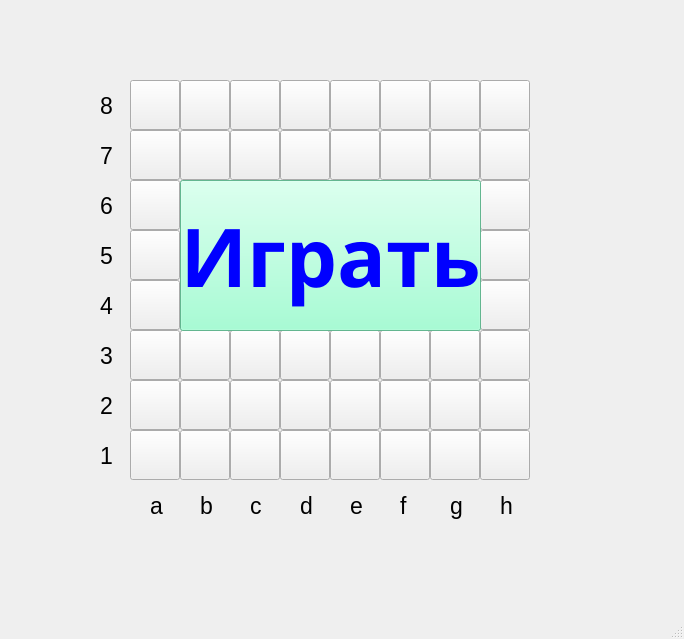
<?xml version="1.0" encoding="UTF-8"?>
<ui version="4.0">
 <class>View</class>
 <widget class="QMainWindow" name="View">
  <property name="geometry">
   <rect>
    <x>0</x>
    <y>0</y>
    <width>684</width>
    <height>639</height>
   </rect>
  </property>
  <property name="windowTitle">
   <string>MainWindow</string>
  </property>
  <property name="styleSheet">
   <string notr="true"/>
  </property>
  <widget class="QWidget" name="centralWidget">
   <widget class="QPushButton" name="cell_a_1">
    <property name="geometry">
     <rect>
      <x>130</x>
      <y>430</y>
      <width>50</width>
      <height>50</height>
     </rect>
    </property>
    <property name="autoFillBackground">
     <bool>false</bool>
    </property>
    <property name="text">
     <string/>
    </property>
   </widget>
   <widget class="QPushButton" name="cell_a_2">
    <property name="geometry">
     <rect>
      <x>130</x>
      <y>380</y>
      <width>50</width>
      <height>50</height>
     </rect>
    </property>
    <property name="text">
     <string/>
    </property>
   </widget>
   <widget class="QPushButton" name="cell_a_3">
    <property name="geometry">
     <rect>
      <x>130</x>
      <y>330</y>
      <width>50</width>
      <height>50</height>
     </rect>
    </property>
    <property name="text">
     <string/>
    </property>
   </widget>
   <widget class="QPushButton" name="cell_a_4">
    <property name="geometry">
     <rect>
      <x>130</x>
      <y>280</y>
      <width>50</width>
      <height>50</height>
     </rect>
    </property>
    <property name="text">
     <string/>
    </property>
   </widget>
   <widget class="QPushButton" name="cell_a_5">
    <property name="geometry">
     <rect>
      <x>130</x>
      <y>230</y>
      <width>50</width>
      <height>50</height>
     </rect>
    </property>
    <property name="text">
     <string/>
    </property>
   </widget>
   <widget class="QPushButton" name="cell_a_6">
    <property name="geometry">
     <rect>
      <x>130</x>
      <y>180</y>
      <width>50</width>
      <height>50</height>
     </rect>
    </property>
    <property name="text">
     <string/>
    </property>
   </widget>
   <widget class="QPushButton" name="cell_a_7">
    <property name="geometry">
     <rect>
      <x>130</x>
      <y>130</y>
      <width>50</width>
      <height>50</height>
     </rect>
    </property>
    <property name="text">
     <string/>
    </property>
   </widget>
   <widget class="QPushButton" name="cell_a_8">
    <property name="geometry">
     <rect>
      <x>130</x>
      <y>80</y>
      <width>50</width>
      <height>50</height>
     </rect>
    </property>
    <property name="text">
     <string/>
    </property>
   </widget>
   <widget class="QPushButton" name="cell_b_1">
    <property name="geometry">
     <rect>
      <x>180</x>
      <y>430</y>
      <width>50</width>
      <height>50</height>
     </rect>
    </property>
    <property name="text">
     <string/>
    </property>
   </widget>
   <widget class="QPushButton" name="cell_b_2">
    <property name="geometry">
     <rect>
      <x>180</x>
      <y>380</y>
      <width>50</width>
      <height>50</height>
     </rect>
    </property>
    <property name="text">
     <string/>
    </property>
   </widget>
   <widget class="QPushButton" name="cell_b_3">
    <property name="geometry">
     <rect>
      <x>180</x>
      <y>330</y>
      <width>50</width>
      <height>50</height>
     </rect>
    </property>
    <property name="text">
     <string/>
    </property>
   </widget>
   <widget class="QPushButton" name="cell_b_4">
    <property name="geometry">
     <rect>
      <x>180</x>
      <y>280</y>
      <width>50</width>
      <height>50</height>
     </rect>
    </property>
    <property name="text">
     <string/>
    </property>
   </widget>
   <widget class="QPushButton" name="cell_b_5">
    <property name="geometry">
     <rect>
      <x>180</x>
      <y>230</y>
      <width>50</width>
      <height>50</height>
     </rect>
    </property>
    <property name="text">
     <string/>
    </property>
   </widget>
   <widget class="QPushButton" name="cell_b_6">
    <property name="geometry">
     <rect>
      <x>180</x>
      <y>180</y>
      <width>50</width>
      <height>50</height>
     </rect>
    </property>
    <property name="text">
     <string/>
    </property>
   </widget>
   <widget class="QPushButton" name="cell_b_7">
    <property name="geometry">
     <rect>
      <x>180</x>
      <y>130</y>
      <width>50</width>
      <height>50</height>
     </rect>
    </property>
    <property name="text">
     <string/>
    </property>
   </widget>
   <widget class="QPushButton" name="cell_b_8">
    <property name="geometry">
     <rect>
      <x>180</x>
      <y>80</y>
      <width>50</width>
      <height>50</height>
     </rect>
    </property>
    <property name="text">
     <string/>
    </property>
   </widget>
   <widget class="QPushButton" name="cell_c_1">
    <property name="geometry">
     <rect>
      <x>230</x>
      <y>430</y>
      <width>50</width>
      <height>50</height>
     </rect>
    </property>
    <property name="text">
     <string/>
    </property>
   </widget>
   <widget class="QPushButton" name="cell_d_1">
    <property name="geometry">
     <rect>
      <x>280</x>
      <y>430</y>
      <width>50</width>
      <height>50</height>
     </rect>
    </property>
    <property name="text">
     <string/>
    </property>
   </widget>
   <widget class="QPushButton" name="cell_e_1">
    <property name="geometry">
     <rect>
      <x>330</x>
      <y>430</y>
      <width>50</width>
      <height>50</height>
     </rect>
    </property>
    <property name="font">
     <font>
      <weight>50</weight>
      <bold>false</bold>
     </font>
    </property>
    <property name="text">
     <string/>
    </property>
   </widget>
   <widget class="QPushButton" name="cell_f_1">
    <property name="geometry">
     <rect>
      <x>380</x>
      <y>430</y>
      <width>50</width>
      <height>50</height>
     </rect>
    </property>
    <property name="text">
     <string/>
    </property>
   </widget>
   <widget class="QPushButton" name="cell_g_1">
    <property name="geometry">
     <rect>
      <x>430</x>
      <y>430</y>
      <width>50</width>
      <height>50</height>
     </rect>
    </property>
    <property name="text">
     <string/>
    </property>
   </widget>
   <widget class="QPushButton" name="cell_h_1">
    <property name="geometry">
     <rect>
      <x>480</x>
      <y>430</y>
      <width>50</width>
      <height>50</height>
     </rect>
    </property>
    <property name="text">
     <string/>
    </property>
   </widget>
   <widget class="QPushButton" name="cell_h_2">
    <property name="geometry">
     <rect>
      <x>480</x>
      <y>380</y>
      <width>50</width>
      <height>50</height>
     </rect>
    </property>
    <property name="text">
     <string/>
    </property>
   </widget>
   <widget class="QPushButton" name="cell_c_2">
    <property name="geometry">
     <rect>
      <x>230</x>
      <y>380</y>
      <width>50</width>
      <height>50</height>
     </rect>
    </property>
    <property name="text">
     <string/>
    </property>
   </widget>
   <widget class="QPushButton" name="cell_e_2">
    <property name="geometry">
     <rect>
      <x>330</x>
      <y>380</y>
      <width>50</width>
      <height>50</height>
     </rect>
    </property>
    <property name="text">
     <string/>
    </property>
   </widget>
   <widget class="QPushButton" name="cell_g_2">
    <property name="geometry">
     <rect>
      <x>430</x>
      <y>380</y>
      <width>50</width>
      <height>50</height>
     </rect>
    </property>
    <property name="text">
     <string/>
    </property>
   </widget>
   <widget class="QPushButton" name="cell_d_2">
    <property name="geometry">
     <rect>
      <x>280</x>
      <y>380</y>
      <width>50</width>
      <height>50</height>
     </rect>
    </property>
    <property name="text">
     <string/>
    </property>
   </widget>
   <widget class="QPushButton" name="cell_f_2">
    <property name="geometry">
     <rect>
      <x>380</x>
      <y>380</y>
      <width>50</width>
      <height>50</height>
     </rect>
    </property>
    <property name="text">
     <string/>
    </property>
   </widget>
   <widget class="QPushButton" name="cell_f_3">
    <property name="geometry">
     <rect>
      <x>380</x>
      <y>330</y>
      <width>50</width>
      <height>50</height>
     </rect>
    </property>
    <property name="text">
     <string/>
    </property>
   </widget>
   <widget class="QPushButton" name="cell_e_3">
    <property name="geometry">
     <rect>
      <x>330</x>
      <y>330</y>
      <width>50</width>
      <height>50</height>
     </rect>
    </property>
    <property name="text">
     <string/>
    </property>
   </widget>
   <widget class="QPushButton" name="cell_d_3">
    <property name="geometry">
     <rect>
      <x>280</x>
      <y>330</y>
      <width>50</width>
      <height>50</height>
     </rect>
    </property>
    <property name="text">
     <string/>
    </property>
   </widget>
   <widget class="QPushButton" name="cell_h_3">
    <property name="geometry">
     <rect>
      <x>480</x>
      <y>330</y>
      <width>50</width>
      <height>50</height>
     </rect>
    </property>
    <property name="text">
     <string/>
    </property>
   </widget>
   <widget class="QPushButton" name="cell_g_3">
    <property name="geometry">
     <rect>
      <x>430</x>
      <y>330</y>
      <width>50</width>
      <height>50</height>
     </rect>
    </property>
    <property name="text">
     <string/>
    </property>
   </widget>
   <widget class="QPushButton" name="cell_c_3">
    <property name="geometry">
     <rect>
      <x>230</x>
      <y>330</y>
      <width>50</width>
      <height>50</height>
     </rect>
    </property>
    <property name="text">
     <string/>
    </property>
   </widget>
   <widget class="QPushButton" name="cell_c_4">
    <property name="geometry">
     <rect>
      <x>230</x>
      <y>280</y>
      <width>50</width>
      <height>50</height>
     </rect>
    </property>
    <property name="text">
     <string/>
    </property>
   </widget>
   <widget class="QPushButton" name="cell_d_4">
    <property name="geometry">
     <rect>
      <x>280</x>
      <y>280</y>
      <width>50</width>
      <height>50</height>
     </rect>
    </property>
    <property name="text">
     <string/>
    </property>
   </widget>
   <widget class="QPushButton" name="cell_e_4">
    <property name="geometry">
     <rect>
      <x>330</x>
      <y>280</y>
      <width>50</width>
      <height>50</height>
     </rect>
    </property>
    <property name="text">
     <string/>
    </property>
   </widget>
   <widget class="QPushButton" name="cell_h_4">
    <property name="geometry">
     <rect>
      <x>480</x>
      <y>280</y>
      <width>50</width>
      <height>50</height>
     </rect>
    </property>
    <property name="text">
     <string/>
    </property>
   </widget>
   <widget class="QPushButton" name="cell_g_4">
    <property name="geometry">
     <rect>
      <x>430</x>
      <y>280</y>
      <width>50</width>
      <height>50</height>
     </rect>
    </property>
    <property name="text">
     <string/>
    </property>
   </widget>
   <widget class="QPushButton" name="cell_f_4">
    <property name="geometry">
     <rect>
      <x>380</x>
      <y>280</y>
      <width>50</width>
      <height>50</height>
     </rect>
    </property>
    <property name="text">
     <string/>
    </property>
   </widget>
   <widget class="QPushButton" name="cell_f_5">
    <property name="geometry">
     <rect>
      <x>380</x>
      <y>230</y>
      <width>50</width>
      <height>50</height>
     </rect>
    </property>
    <property name="text">
     <string/>
    </property>
   </widget>
   <widget class="QPushButton" name="cell_d_5">
    <property name="geometry">
     <rect>
      <x>280</x>
      <y>230</y>
      <width>50</width>
      <height>50</height>
     </rect>
    </property>
    <property name="text">
     <string/>
    </property>
   </widget>
   <widget class="QPushButton" name="cell_c_5">
    <property name="geometry">
     <rect>
      <x>230</x>
      <y>230</y>
      <width>50</width>
      <height>50</height>
     </rect>
    </property>
    <property name="text">
     <string/>
    </property>
   </widget>
   <widget class="QPushButton" name="cell_h_5">
    <property name="geometry">
     <rect>
      <x>480</x>
      <y>230</y>
      <width>50</width>
      <height>50</height>
     </rect>
    </property>
    <property name="text">
     <string/>
    </property>
   </widget>
   <widget class="QPushButton" name="cell_e_5">
    <property name="geometry">
     <rect>
      <x>330</x>
      <y>230</y>
      <width>50</width>
      <height>50</height>
     </rect>
    </property>
    <property name="text">
     <string/>
    </property>
   </widget>
   <widget class="QPushButton" name="cell_g_5">
    <property name="geometry">
     <rect>
      <x>430</x>
      <y>230</y>
      <width>50</width>
      <height>50</height>
     </rect>
    </property>
    <property name="text">
     <string/>
    </property>
   </widget>
   <widget class="QPushButton" name="cell_g_6">
    <property name="geometry">
     <rect>
      <x>430</x>
      <y>180</y>
      <width>50</width>
      <height>50</height>
     </rect>
    </property>
    <property name="text">
     <string/>
    </property>
   </widget>
   <widget class="QPushButton" name="cell_e_6">
    <property name="geometry">
     <rect>
      <x>330</x>
      <y>180</y>
      <width>50</width>
      <height>50</height>
     </rect>
    </property>
    <property name="text">
     <string/>
    </property>
   </widget>
   <widget class="QPushButton" name="cell_d_6">
    <property name="geometry">
     <rect>
      <x>280</x>
      <y>180</y>
      <width>50</width>
      <height>50</height>
     </rect>
    </property>
    <property name="text">
     <string/>
    </property>
   </widget>
   <widget class="QPushButton" name="cell_c_6">
    <property name="geometry">
     <rect>
      <x>230</x>
      <y>180</y>
      <width>50</width>
      <height>50</height>
     </rect>
    </property>
    <property name="text">
     <string/>
    </property>
   </widget>
   <widget class="QPushButton" name="cell_h_6">
    <property name="geometry">
     <rect>
      <x>480</x>
      <y>180</y>
      <width>50</width>
      <height>50</height>
     </rect>
    </property>
    <property name="text">
     <string/>
    </property>
   </widget>
   <widget class="QPushButton" name="cell_f_6">
    <property name="geometry">
     <rect>
      <x>380</x>
      <y>180</y>
      <width>50</width>
      <height>50</height>
     </rect>
    </property>
    <property name="text">
     <string/>
    </property>
   </widget>
   <widget class="QPushButton" name="cell_f_7">
    <property name="geometry">
     <rect>
      <x>380</x>
      <y>130</y>
      <width>50</width>
      <height>50</height>
     </rect>
    </property>
    <property name="text">
     <string/>
    </property>
   </widget>
   <widget class="QPushButton" name="cell_c_7">
    <property name="geometry">
     <rect>
      <x>230</x>
      <y>130</y>
      <width>50</width>
      <height>50</height>
     </rect>
    </property>
    <property name="text">
     <string/>
    </property>
   </widget>
   <widget class="QPushButton" name="cell_d_7">
    <property name="geometry">
     <rect>
      <x>280</x>
      <y>130</y>
      <width>50</width>
      <height>50</height>
     </rect>
    </property>
    <property name="text">
     <string/>
    </property>
   </widget>
   <widget class="QPushButton" name="cell_g_7">
    <property name="geometry">
     <rect>
      <x>430</x>
      <y>130</y>
      <width>50</width>
      <height>50</height>
     </rect>
    </property>
    <property name="text">
     <string/>
    </property>
   </widget>
   <widget class="QPushButton" name="cell_h_7">
    <property name="geometry">
     <rect>
      <x>480</x>
      <y>130</y>
      <width>50</width>
      <height>50</height>
     </rect>
    </property>
    <property name="text">
     <string/>
    </property>
   </widget>
   <widget class="QPushButton" name="cell_e_7">
    <property name="geometry">
     <rect>
      <x>330</x>
      <y>130</y>
      <width>50</width>
      <height>50</height>
     </rect>
    </property>
    <property name="text">
     <string/>
    </property>
   </widget>
   <widget class="QPushButton" name="cell_e_8">
    <property name="geometry">
     <rect>
      <x>330</x>
      <y>80</y>
      <width>50</width>
      <height>50</height>
     </rect>
    </property>
    <property name="text">
     <string/>
    </property>
   </widget>
   <widget class="QPushButton" name="cell_f_8">
    <property name="geometry">
     <rect>
      <x>380</x>
      <y>80</y>
      <width>50</width>
      <height>50</height>
     </rect>
    </property>
    <property name="text">
     <string/>
    </property>
   </widget>
   <widget class="QPushButton" name="cell_c_8">
    <property name="geometry">
     <rect>
      <x>230</x>
      <y>80</y>
      <width>50</width>
      <height>50</height>
     </rect>
    </property>
    <property name="text">
     <string/>
    </property>
   </widget>
   <widget class="QPushButton" name="cell_g_8">
    <property name="geometry">
     <rect>
      <x>430</x>
      <y>80</y>
      <width>50</width>
      <height>50</height>
     </rect>
    </property>
    <property name="text">
     <string/>
    </property>
   </widget>
   <widget class="QPushButton" name="cell_h_8">
    <property name="geometry">
     <rect>
      <x>480</x>
      <y>80</y>
      <width>50</width>
      <height>50</height>
     </rect>
    </property>
    <property name="text">
     <string/>
    </property>
   </widget>
   <widget class="QPushButton" name="cell_d_8">
    <property name="geometry">
     <rect>
      <x>280</x>
      <y>80</y>
      <width>50</width>
      <height>50</height>
     </rect>
    </property>
    <property name="text">
     <string/>
    </property>
   </widget>
   <widget class="QLabel" name="n_1">
    <property name="geometry">
     <rect>
      <x>100</x>
      <y>440</y>
      <width>20</width>
      <height>31</height>
     </rect>
    </property>
    <property name="font">
     <font>
      <pointsize>17</pointsize>
     </font>
    </property>
    <property name="text">
     <string>1</string>
    </property>
   </widget>
   <widget class="QLabel" name="n_2">
    <property name="geometry">
     <rect>
      <x>100</x>
      <y>390</y>
      <width>20</width>
      <height>31</height>
     </rect>
    </property>
    <property name="font">
     <font>
      <pointsize>17</pointsize>
     </font>
    </property>
    <property name="text">
     <string>2</string>
    </property>
   </widget>
   <widget class="QLabel" name="n_3">
    <property name="geometry">
     <rect>
      <x>100</x>
      <y>340</y>
      <width>20</width>
      <height>31</height>
     </rect>
    </property>
    <property name="font">
     <font>
      <pointsize>17</pointsize>
     </font>
    </property>
    <property name="text">
     <string>3</string>
    </property>
   </widget>
   <widget class="QLabel" name="n_4">
    <property name="geometry">
     <rect>
      <x>100</x>
      <y>290</y>
      <width>20</width>
      <height>31</height>
     </rect>
    </property>
    <property name="font">
     <font>
      <pointsize>17</pointsize>
     </font>
    </property>
    <property name="text">
     <string>4</string>
    </property>
   </widget>
   <widget class="QLabel" name="n_5">
    <property name="geometry">
     <rect>
      <x>100</x>
      <y>240</y>
      <width>20</width>
      <height>31</height>
     </rect>
    </property>
    <property name="font">
     <font>
      <pointsize>17</pointsize>
     </font>
    </property>
    <property name="text">
     <string>5</string>
    </property>
   </widget>
   <widget class="QLabel" name="n_6">
    <property name="geometry">
     <rect>
      <x>100</x>
      <y>190</y>
      <width>20</width>
      <height>31</height>
     </rect>
    </property>
    <property name="font">
     <font>
      <pointsize>17</pointsize>
     </font>
    </property>
    <property name="text">
     <string>6</string>
    </property>
   </widget>
   <widget class="QLabel" name="n_7">
    <property name="geometry">
     <rect>
      <x>100</x>
      <y>140</y>
      <width>20</width>
      <height>31</height>
     </rect>
    </property>
    <property name="font">
     <font>
      <pointsize>17</pointsize>
     </font>
    </property>
    <property name="text">
     <string>7</string>
    </property>
   </widget>
   <widget class="QLabel" name="n_8">
    <property name="geometry">
     <rect>
      <x>100</x>
      <y>90</y>
      <width>20</width>
      <height>31</height>
     </rect>
    </property>
    <property name="font">
     <font>
      <pointsize>17</pointsize>
     </font>
    </property>
    <property name="text">
     <string>8</string>
    </property>
   </widget>
   <widget class="QLabel" name="l_1">
    <property name="geometry">
     <rect>
      <x>150</x>
      <y>490</y>
      <width>20</width>
      <height>31</height>
     </rect>
    </property>
    <property name="font">
     <font>
      <pointsize>17</pointsize>
     </font>
    </property>
    <property name="text">
     <string>a</string>
    </property>
   </widget>
   <widget class="QLabel" name="l_2">
    <property name="geometry">
     <rect>
      <x>200</x>
      <y>490</y>
      <width>20</width>
      <height>31</height>
     </rect>
    </property>
    <property name="font">
     <font>
      <pointsize>17</pointsize>
     </font>
    </property>
    <property name="text">
     <string>b</string>
    </property>
   </widget>
   <widget class="QLabel" name="l_3">
    <property name="geometry">
     <rect>
      <x>250</x>
      <y>490</y>
      <width>20</width>
      <height>31</height>
     </rect>
    </property>
    <property name="font">
     <font>
      <pointsize>17</pointsize>
     </font>
    </property>
    <property name="text">
     <string>c</string>
    </property>
   </widget>
   <widget class="QLabel" name="l_4">
    <property name="geometry">
     <rect>
      <x>300</x>
      <y>490</y>
      <width>20</width>
      <height>31</height>
     </rect>
    </property>
    <property name="font">
     <font>
      <pointsize>17</pointsize>
     </font>
    </property>
    <property name="text">
     <string>d</string>
    </property>
   </widget>
   <widget class="QLabel" name="l_5">
    <property name="geometry">
     <rect>
      <x>350</x>
      <y>490</y>
      <width>20</width>
      <height>31</height>
     </rect>
    </property>
    <property name="font">
     <font>
      <pointsize>17</pointsize>
     </font>
    </property>
    <property name="text">
     <string>e</string>
    </property>
   </widget>
   <widget class="QLabel" name="l_6">
    <property name="geometry">
     <rect>
      <x>400</x>
      <y>490</y>
      <width>20</width>
      <height>31</height>
     </rect>
    </property>
    <property name="font">
     <font>
      <pointsize>17</pointsize>
     </font>
    </property>
    <property name="text">
     <string>f</string>
    </property>
   </widget>
   <widget class="QLabel" name="l_7">
    <property name="geometry">
     <rect>
      <x>450</x>
      <y>490</y>
      <width>20</width>
      <height>31</height>
     </rect>
    </property>
    <property name="font">
     <font>
      <pointsize>17</pointsize>
     </font>
    </property>
    <property name="text">
     <string>g</string>
    </property>
   </widget>
   <widget class="QLabel" name="l_8">
    <property name="geometry">
     <rect>
      <x>500</x>
      <y>490</y>
      <width>20</width>
      <height>31</height>
     </rect>
    </property>
    <property name="font">
     <font>
      <pointsize>17</pointsize>
     </font>
    </property>
    <property name="text">
     <string>h</string>
    </property>
   </widget>
   <widget class="QPushButton" name="play">
    <property name="geometry">
     <rect>
      <x>180</x>
      <y>180</y>
      <width>301</width>
      <height>151</height>
     </rect>
    </property>
    <property name="palette">
     <palette>
      <active>
       <colorrole role="WindowText">
        <brush brushstyle="SolidPattern">
         <color alpha="255">
          <red>0</red>
          <green>0</green>
          <blue>255</blue>
         </color>
        </brush>
       </colorrole>
       <colorrole role="Button">
        <brush brushstyle="SolidPattern">
         <color alpha="255">
          <red>139</red>
          <green>255</green>
          <blue>201</blue>
         </color>
        </brush>
       </colorrole>
       <colorrole role="Light">
        <brush brushstyle="SolidPattern">
         <color alpha="255">
          <red>255</red>
          <green>255</green>
          <blue>255</blue>
         </color>
        </brush>
       </colorrole>
       <colorrole role="Midlight">
        <brush brushstyle="SolidPattern">
         <color alpha="255">
          <red>212</red>
          <green>212</green>
          <blue>255</blue>
         </color>
        </brush>
       </colorrole>
       <colorrole role="Dark">
        <brush brushstyle="SolidPattern">
         <color alpha="255">
          <red>85</red>
          <green>85</green>
          <blue>127</blue>
         </color>
        </brush>
       </colorrole>
       <colorrole role="Mid">
        <brush brushstyle="SolidPattern">
         <color alpha="255">
          <red>113</red>
          <green>113</green>
          <blue>170</blue>
         </color>
        </brush>
       </colorrole>
       <colorrole role="Text">
        <brush brushstyle="SolidPattern">
         <color alpha="255">
          <red>0</red>
          <green>0</green>
          <blue>255</blue>
         </color>
        </brush>
       </colorrole>
       <colorrole role="BrightText">
        <brush brushstyle="SolidPattern">
         <color alpha="255">
          <red>255</red>
          <green>255</green>
          <blue>255</blue>
         </color>
        </brush>
       </colorrole>
       <colorrole role="ButtonText">
        <brush brushstyle="SolidPattern">
         <color alpha="255">
          <red>0</red>
          <green>0</green>
          <blue>255</blue>
         </color>
        </brush>
       </colorrole>
       <colorrole role="Base">
        <brush brushstyle="SolidPattern">
         <color alpha="255">
          <red>139</red>
          <green>255</green>
          <blue>201</blue>
         </color>
        </brush>
       </colorrole>
       <colorrole role="Window">
        <brush brushstyle="SolidPattern">
         <color alpha="255">
          <red>139</red>
          <green>255</green>
          <blue>201</blue>
         </color>
        </brush>
       </colorrole>
       <colorrole role="Shadow">
        <brush brushstyle="SolidPattern">
         <color alpha="255">
          <red>0</red>
          <green>0</green>
          <blue>0</blue>
         </color>
        </brush>
       </colorrole>
       <colorrole role="AlternateBase">
        <brush brushstyle="SolidPattern">
         <color alpha="255">
          <red>212</red>
          <green>212</green>
          <blue>255</blue>
         </color>
        </brush>
       </colorrole>
       <colorrole role="ToolTipBase">
        <brush brushstyle="SolidPattern">
         <color alpha="255">
          <red>255</red>
          <green>255</green>
          <blue>220</blue>
         </color>
        </brush>
       </colorrole>
       <colorrole role="ToolTipText">
        <brush brushstyle="SolidPattern">
         <color alpha="255">
          <red>0</red>
          <green>0</green>
          <blue>0</blue>
         </color>
        </brush>
       </colorrole>
      </active>
      <inactive>
       <colorrole role="WindowText">
        <brush brushstyle="SolidPattern">
         <color alpha="255">
          <red>0</red>
          <green>0</green>
          <blue>255</blue>
         </color>
        </brush>
       </colorrole>
       <colorrole role="Button">
        <brush brushstyle="SolidPattern">
         <color alpha="255">
          <red>139</red>
          <green>255</green>
          <blue>201</blue>
         </color>
        </brush>
       </colorrole>
       <colorrole role="Light">
        <brush brushstyle="SolidPattern">
         <color alpha="255">
          <red>255</red>
          <green>255</green>
          <blue>255</blue>
         </color>
        </brush>
       </colorrole>
       <colorrole role="Midlight">
        <brush brushstyle="SolidPattern">
         <color alpha="255">
          <red>212</red>
          <green>212</green>
          <blue>255</blue>
         </color>
        </brush>
       </colorrole>
       <colorrole role="Dark">
        <brush brushstyle="SolidPattern">
         <color alpha="255">
          <red>85</red>
          <green>85</green>
          <blue>127</blue>
         </color>
        </brush>
       </colorrole>
       <colorrole role="Mid">
        <brush brushstyle="SolidPattern">
         <color alpha="255">
          <red>113</red>
          <green>113</green>
          <blue>170</blue>
         </color>
        </brush>
       </colorrole>
       <colorrole role="Text">
        <brush brushstyle="SolidPattern">
         <color alpha="255">
          <red>0</red>
          <green>0</green>
          <blue>255</blue>
         </color>
        </brush>
       </colorrole>
       <colorrole role="BrightText">
        <brush brushstyle="SolidPattern">
         <color alpha="255">
          <red>255</red>
          <green>255</green>
          <blue>255</blue>
         </color>
        </brush>
       </colorrole>
       <colorrole role="ButtonText">
        <brush brushstyle="SolidPattern">
         <color alpha="255">
          <red>0</red>
          <green>0</green>
          <blue>255</blue>
         </color>
        </brush>
       </colorrole>
       <colorrole role="Base">
        <brush brushstyle="SolidPattern">
         <color alpha="255">
          <red>139</red>
          <green>255</green>
          <blue>201</blue>
         </color>
        </brush>
       </colorrole>
       <colorrole role="Window">
        <brush brushstyle="SolidPattern">
         <color alpha="255">
          <red>139</red>
          <green>255</green>
          <blue>201</blue>
         </color>
        </brush>
       </colorrole>
       <colorrole role="Shadow">
        <brush brushstyle="SolidPattern">
         <color alpha="255">
          <red>0</red>
          <green>0</green>
          <blue>0</blue>
         </color>
        </brush>
       </colorrole>
       <colorrole role="AlternateBase">
        <brush brushstyle="SolidPattern">
         <color alpha="255">
          <red>212</red>
          <green>212</green>
          <blue>255</blue>
         </color>
        </brush>
       </colorrole>
       <colorrole role="ToolTipBase">
        <brush brushstyle="SolidPattern">
         <color alpha="255">
          <red>255</red>
          <green>255</green>
          <blue>220</blue>
         </color>
        </brush>
       </colorrole>
       <colorrole role="ToolTipText">
        <brush brushstyle="SolidPattern">
         <color alpha="255">
          <red>0</red>
          <green>0</green>
          <blue>0</blue>
         </color>
        </brush>
       </colorrole>
      </inactive>
      <disabled>
       <colorrole role="WindowText">
        <brush brushstyle="SolidPattern">
         <color alpha="255">
          <red>0</red>
          <green>0</green>
          <blue>255</blue>
         </color>
        </brush>
       </colorrole>
       <colorrole role="Button">
        <brush brushstyle="SolidPattern">
         <color alpha="255">
          <red>139</red>
          <green>255</green>
          <blue>201</blue>
         </color>
        </brush>
       </colorrole>
       <colorrole role="Light">
        <brush brushstyle="SolidPattern">
         <color alpha="255">
          <red>255</red>
          <green>255</green>
          <blue>255</blue>
         </color>
        </brush>
       </colorrole>
       <colorrole role="Midlight">
        <brush brushstyle="SolidPattern">
         <color alpha="255">
          <red>212</red>
          <green>212</green>
          <blue>255</blue>
         </color>
        </brush>
       </colorrole>
       <colorrole role="Dark">
        <brush brushstyle="SolidPattern">
         <color alpha="255">
          <red>85</red>
          <green>85</green>
          <blue>127</blue>
         </color>
        </brush>
       </colorrole>
       <colorrole role="Mid">
        <brush brushstyle="SolidPattern">
         <color alpha="255">
          <red>113</red>
          <green>113</green>
          <blue>170</blue>
         </color>
        </brush>
       </colorrole>
       <colorrole role="Text">
        <brush brushstyle="SolidPattern">
         <color alpha="255">
          <red>0</red>
          <green>0</green>
          <blue>255</blue>
         </color>
        </brush>
       </colorrole>
       <colorrole role="BrightText">
        <brush brushstyle="SolidPattern">
         <color alpha="255">
          <red>255</red>
          <green>255</green>
          <blue>255</blue>
         </color>
        </brush>
       </colorrole>
       <colorrole role="ButtonText">
        <brush brushstyle="SolidPattern">
         <color alpha="255">
          <red>0</red>
          <green>0</green>
          <blue>255</blue>
         </color>
        </brush>
       </colorrole>
       <colorrole role="Base">
        <brush brushstyle="SolidPattern">
         <color alpha="255">
          <red>139</red>
          <green>255</green>
          <blue>201</blue>
         </color>
        </brush>
       </colorrole>
       <colorrole role="Window">
        <brush brushstyle="SolidPattern">
         <color alpha="255">
          <red>139</red>
          <green>255</green>
          <blue>201</blue>
         </color>
        </brush>
       </colorrole>
       <colorrole role="Shadow">
        <brush brushstyle="SolidPattern">
         <color alpha="255">
          <red>0</red>
          <green>0</green>
          <blue>0</blue>
         </color>
        </brush>
       </colorrole>
       <colorrole role="AlternateBase">
        <brush brushstyle="SolidPattern">
         <color alpha="255">
          <red>170</red>
          <green>170</green>
          <blue>255</blue>
         </color>
        </brush>
       </colorrole>
       <colorrole role="ToolTipBase">
        <brush brushstyle="SolidPattern">
         <color alpha="255">
          <red>255</red>
          <green>255</green>
          <blue>220</blue>
         </color>
        </brush>
       </colorrole>
       <colorrole role="ToolTipText">
        <brush brushstyle="SolidPattern">
         <color alpha="255">
          <red>0</red>
          <green>0</green>
          <blue>0</blue>
         </color>
        </brush>
       </colorrole>
      </disabled>
     </palette>
    </property>
    <property name="font">
     <font>
      <family>Monotype Corsiva</family>
      <pointsize>61</pointsize>
      <weight>75</weight>
      <italic>false</italic>
      <bold>true</bold>
      <underline>false</underline>
      <kerning>true</kerning>
     </font>
    </property>
    <property name="styleSheet">
     <string notr="true">QPushButton{
	color: blue;
}</string>
    </property>
    <property name="text">
     <string>Играть</string>
    </property>
   </widget>
  </widget>
  <widget class="QMenuBar" name="menuBar">
   <property name="geometry">
    <rect>
     <x>0</x>
     <y>0</y>
     <width>684</width>
     <height>21</height>
    </rect>
   </property>
  </widget>
  <widget class="QStatusBar" name="statusBar"/>
 </widget>
 <layoutdefault spacing="6" margin="11"/>
 <resources/>
 <connections/>
</ui>
